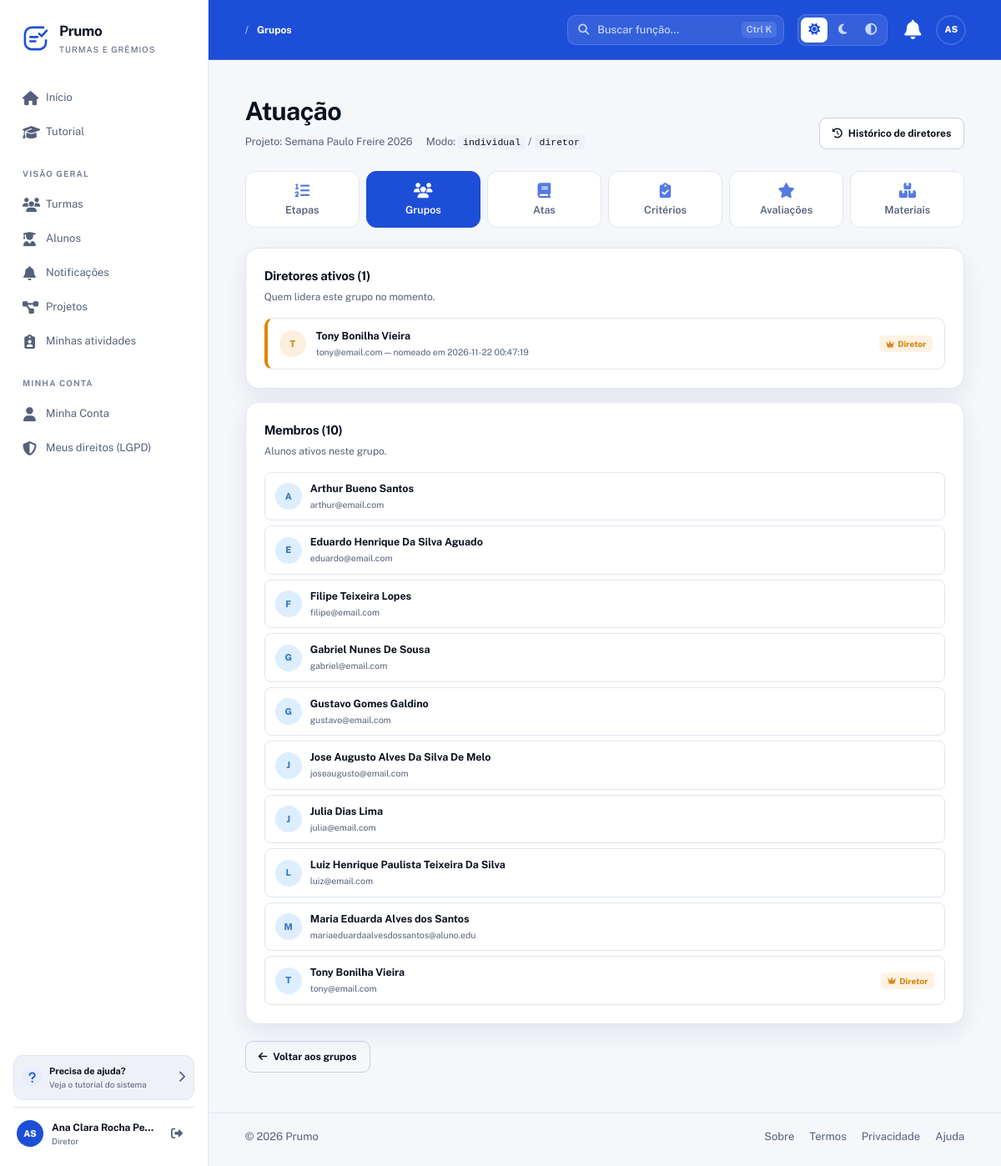
The page /Prumo/grupos/10 (signed in) on the database its author committed.
### tables this page shows
CREATE TABLE grupos (
  id INT AUTO_INCREMENT PRIMARY KEY,
  projeto_id INT NOT NULL,
  nome VARCHAR(150) NOT NULL,
  modo_avaliacao_grupo ENUM('individual','coletiva') DEFAULT 'individual',
  modo_avaliacao_por ENUM('diretor','representante','pares','autoavaliacao','misto') DEFAULT 'diretor',
  created_at TIMESTAMP DEFAULT CURRENT_TIMESTAMP,
  updated_at TIMESTAMP DEFAULT CURRENT_TIMESTAMP ON UPDATE CURRENT_TIMESTAMP,
  FOREIGN KEY (projeto_id) REFERENCES projetos(id) ON DELETE CASCADE,
  INDEX idx_grupos_projeto (projeto_id)
);

CREATE TABLE projetos (
  id INT AUTO_INCREMENT PRIMARY KEY,
  turma_id INT NOT NULL,
  nome VARCHAR(150) NOT NULL,
  descricao TEXT DEFAULT NULL,
  prazo DATE DEFAULT NULL,
  modo_avaliacao ENUM('etapa','cronograma') DEFAULT 'cronograma',
  encerrado TINYINT(1) DEFAULT 0,
  encerrado_em DATETIME DEFAULT NULL,
  encerrado_por INT DEFAULT NULL,
  created_at TIMESTAMP DEFAULT CURRENT_TIMESTAMP,
  updated_at TIMESTAMP DEFAULT CURRENT_TIMESTAMP ON UPDATE CURRENT_TIMESTAMP,
  FOREIGN KEY (turma_id) REFERENCES turmas(id) ON DELETE CASCADE,
  FOREIGN KEY (encerrado_por) REFERENCES usuarios(id) ON DELETE SET NULL,
  INDEX idx_projetos_turma (turma_id),
  INDEX idx_projetos_encerrado (encerrado)
);

CREATE TABLE grupo_diretores (
  id INT AUTO_INCREMENT PRIMARY KEY,
  grupo_id INT NOT NULL,
  usuario_id INT DEFAULT NULL,
  ativo TINYINT(1) DEFAULT 1,
  nomeado_por INT DEFAULT NULL,
  nomeado_em TIMESTAMP DEFAULT CURRENT_TIMESTAMP,
  removido_por INT DEFAULT NULL,
  removido_em DATETIME DEFAULT NULL,
  FOREIGN KEY (grupo_id) REFERENCES grupos(id) ON DELETE CASCADE,
  FOREIGN KEY (usuario_id) REFERENCES usuarios(id) ON DELETE SET NULL,
  FOREIGN KEY (nomeado_por) REFERENCES usuarios(id) ON DELETE SET NULL,
  FOREIGN KEY (removido_por) REFERENCES usuarios(id) ON DELETE SET NULL,
  INDEX idx_gd_grupo_ativo (grupo_id, ativo),
  INDEX idx_gd_usuario (usuario_id),
  INDEX idx_gd_ativo (ativo)
);

CREATE TABLE usuarios (
  id INT AUTO_INCREMENT PRIMARY KEY,
  nome VARCHAR(150) NOT NULL,
  email VARCHAR(150) NOT NULL UNIQUE,
  senha VARCHAR(255) NOT NULL,
  tipo ENUM('aluno','master') NOT NULL DEFAULT 'aluno',
  telefone VARCHAR(20) DEFAULT NULL,
  data_nascimento DATE DEFAULT NULL,
  email_confirmado TINYINT(1) NOT NULL DEFAULT 0,
  email_token VARCHAR(255) DEFAULT NULL,
  email_token_expira DATETIME DEFAULT NULL,
  primeiro_login TINYINT(1) NOT NULL DEFAULT 1,
  ativo TINYINT(1) NOT NULL DEFAULT 1,
  lgpd_aceito TINYINT(1) NOT NULL DEFAULT 0,
  lgpd_data DATETIME DEFAULT NULL,
  ultimo_acesso DATETIME DEFAULT NULL,
  created_at TIMESTAMP DEFAULT CURRENT_TIMESTAMP,
  updated_at TIMESTAMP DEFAULT CURRENT_TIMESTAMP ON UPDATE CURRENT_TIMESTAMP,
  INDEX idx_usuarios_email (email),
  INDEX idx_usuarios_tipo (tipo),
  INDEX idx_usuarios_ativo (ativo)
);

CREATE TABLE grupo_alunos (
  id INT AUTO_INCREMENT PRIMARY KEY,
  grupo_id INT NOT NULL,
  usuario_id INT NOT NULL,
  entrou_em TIMESTAMP DEFAULT CURRENT_TIMESTAMP,
  saiu_em DATETIME DEFAULT NULL,
  UNIQUE KEY unico_grupo_aluno (grupo_id, usuario_id),
  FOREIGN KEY (grupo_id) REFERENCES grupos(id) ON DELETE CASCADE,
  FOREIGN KEY (usuario_id) REFERENCES usuarios(id) ON DELETE CASCADE,
  INDEX idx_ga_usuario (usuario_id)
);

### app/Controllers/GrupoController.php (called while the page is built, shortened)
<?php
require_once __DIR__ . '/../Core/App.php';
require_once __DIR__ . '/../Models/Projeto.php';
require_once __DIR__ . '/../Models/Grupo.php';
class GrupoController
{
    private Projeto      $projeto;
    private Grupo        $grupo;
    private GrupoAluno   $membro;
    private GrupoDiretor $diretor;
    private TurmaUsuario $tu;
    public function __construct()
    {
        $this->projeto = new Projeto();
        $this->grupo   = new Grupo();
        $this->membro  = new GrupoAluno();
        $this->diretor = new GrupoDiretor();
        $this->tu      = new TurmaUsuario();
    }
    public function detalhe(int $id)
    {
        $grupo = $this->grupo->porId($id);
        $projeto = $this->projeto->porId((int) $grupo['projeto_id']);
        $podeEditar = $this->podeEditarProjeto($projeto) && !$projeto['encerrado'];
        $this->render('grupos/detalhe', [
            'grupo'      => $grupo,
            'projeto'    => $projeto,
            'membros'    => $this->membro->listarAtivos($id),
            'diretores'  => $this->diretor->listarAtivos($id),
            'candidatos' => $podeEditar
                ? $this->membro->candidatosNaTurma($id, (int) $projeto['turma_id'])
                : [],
            'podeEditar' => $podeEditar,
        ]);
    }
    private function podeEditarProjeto(array $projeto): bool
    {
        $u = $_SESSION['usuario'] ?? null;
        return $this->tu->ehRepresentante((int) $projeto['turma_id'], (int) $u['id']);
    }
    private function render(string $view, array $dados = []): void
    {
        extract($dados);
        require __DIR__ . '/../Views/' . $view . '.php';
    }
}

### app/Core/Router.php (called while the page is built, shortened)
<?php
require_once __DIR__ . '/App.php';
class Router
{
    private $routes = ['GET' => [], 'POST' => []];
    public function get($uri, $action, $roles = [])
    {
        $this->routes['GET'][$uri] = ['action' => $action, 'roles' => $roles];
    }
    public function post($uri, $action, $roles = [])
    {
        $this->routes['POST'][$uri] = ['action' => $action, 'roles' => $roles];
    }
    public function dispatch($requestUri)
    {
        $path     = parse_url($requestUri, PHP_URL_PATH);
        $basePath = App::getBasePath();
        if ($basePath && strpos($path, $basePath) === 0) {
            $path = substr($path, strlen($basePath));
        }
        $method = $_SERVER['REQUEST_METHOD'];
        $route  = $this->routes[$method][$path] ?? null;
        $params = [];
        if (!$route) {
            foreach ($this->routes[$method] as $routePath => $routeData) {
                if (str_contains($routePath, '{')) {
                    $pattern = preg_replace('#\{[a-zA-Z0-9_]+\}#', '([a-zA-Z0-9_\-\.]+)', $routePath);
                    $pattern = "#^" . $pattern . "$#";
                    if (preg_match($pattern, $path, $matches)) {
                        array_shift($matches);
                        $route  = $routeData;
                        $params = $matches;
                        break;
                    }
                }
            }
        }
        $action = $route['action'];
        [$controller, $methodName] = explode('@', $action);
        $controllerInstance = new $controller();
        $controllerInstance->$methodName(...$params);
    }
}

### public/index.php (called while the page is built, shortened)
<?php
require_once __DIR__ . '/../app/Core/App.php';
require_once __DIR__ . '/../app/Config/database.php';
require_once __DIR__ . '/../app/Core/Router.php';
$router = new Router();
$router->dispatch($_SERVER['REQUEST_URI']);

### app/Config/database.php (called while the page is built, shortened)
<?php
require_once __DIR__ . '/../Core/App.php';
class Database
{
    private static $connection = null;
    public static function getConnection()
    {
        if (self::$connection === null) {
            try {
                $host = App::get('DB_HOST', '127.0.0.1');
                $dbname = App::get('DB_NAME', 'ProjetoBase');
                $user = App::get('DB_USER', 'root');
                $pass = App::get('DB_PASS', '');
                $port = App::get('DB_PORT', '3306');
                if (strpos($host, ':') !== false) {
                    $dsn = "mysql:host={$host};dbname={$dbname};charset=utf8";
                } else {
                    $dsn = "mysql:host={$host};port={$port};dbname={$dbname};charset=utf8";
                }
                self::$connection = new PDO(
                    $dsn,
                    $user,
                    $pass,
                    [
                        PDO::ATTR_ERRMODE => PDO::ERRMODE_EXCEPTION,
                        PDO::ATTR_DEFAULT_FETCH_MODE => PDO::FETCH_ASSOC,
                        PDO::ATTR_EMULATE_PREPARES => false
                    ]
                );
            } catch (PDOException $e) {
                error_log("Erro de conexão com o banco: " . $e->getMessage());
                throw new Exception("Erro de conexão com o banco de dados: " . $e->getMessage());
            }
        }
        return self::$connection;
    }
}

### app/Core/Model.php (called while the page is built, shortened)
<?php
require_once __DIR__ . '/../Config/database.php';
class Model
{
    public function __construct()
    {
        $this->conn = Database::getConnection();
    }
}

### app/Models/Grupo.php (called while the page is built, shortened)
<?php
require_once __DIR__ . '/../Core/Model.php';
class Grupo extends Model
{
    public function porId(int $id): ?array
    {
        $stmt = $this->conn->prepare("
            SELECT g.*, p.nome AS projeto_nome, p.turma_id,
                   t.nome AS turma_nome, p.encerrado AS projeto_encerrado
            FROM grupos g
            INNER JOIN projetos p ON p.id = g.projeto_id
            INNER JOIN turmas t ON t.id = p.turma_id
            WHERE g.id = ? LIMIT 1
        ");
        $stmt->execute([$id]);
        return $stmt->fetch(PDO::FETCH_ASSOC) ?: null;
    }
}

### app/Core/App.php (called while the page is built, shortened)
<?php
class App
{
    private static $config = null;
    public static function init()
    {
        if (self::$config === null) {
            $envFile = __DIR__ . '/../../.env';
            self::$config = parse_ini_file($envFile);
        }
    }
    public static function get($key, $default = null)
    {
        return self::$config[$key] ?? $_ENV[$key] ?? $default;
    }
    public static function getName()
    {
        return self::get('APP_NAME', 'ProjetoBase');
    }
    public static function getBasePath()
    {
        return self::get('APP_BASE_PATH', '/' . self::getName());
    }
}

### app/Models/Projeto.php (called while the page is built, shortened)
<?php
require_once __DIR__ . '/../Core/Model.php';
class Projeto extends Model
{
    public function porId(int $id): ?array
    {
        $stmt = $this->conn->prepare("
            SELECT p.*, t.nome AS turma_nome, t.codigo_acesso AS turma_codigo,
                   u.nome AS encerrado_por_nome
            FROM projetos p
            INNER JOIN turmas t ON t.id = p.turma_id
            LEFT JOIN usuarios u ON u.id = p.encerrado_por
            WHERE p.id = ? LIMIT 1
        ");
        $stmt->execute([$id]);
        return $stmt->fetch(PDO::FETCH_ASSOC) ?: null;
    }
}

### app/Models/GrupoDiretor.php (called while the page is built, shortened)
<?php
require_once __DIR__ . '/../Core/Model.php';
class GrupoDiretor extends Model
{
    public function listarAtivos(int $grupoId): array
    {
        $stmt = $this->conn->prepare("
            SELECT gd.id, gd.usuario_id, gd.nomeado_em, u.nome, u.email
            FROM grupo_diretores gd
            INNER JOIN usuarios u ON u.id = gd.usuario_id
            WHERE gd.grupo_id = ? AND gd.ativo = 1
            ORDER BY gd.nomeado_em ASC
        ");
        $stmt->execute([$grupoId]);
        return $stmt->fetchAll(PDO::FETCH_ASSOC);
    }
}

### app/Models/GrupoAluno.php (called while the page is built, shortened)
<?php
require_once __DIR__ . '/../Core/Model.php';
class GrupoAluno extends Model
{
    public function listarAtivos(int $grupoId): array
    {
        $stmt = $this->conn->prepare("
            SELECT ga.id, ga.usuario_id, ga.entrou_em, u.nome, u.email
            FROM grupo_alunos ga
            INNER JOIN usuarios u ON u.id = ga.usuario_id
            WHERE ga.grupo_id = ? AND ga.saiu_em IS NULL
            ORDER BY u.nome ASC
        ");
        $stmt->execute([$grupoId]);
        return $stmt->fetchAll(PDO::FETCH_ASSOC);
    }
}

### app/Views/grupos/detalhe.php (the view, shortened to what this page needs)
<?php
require_once __DIR__ . '/../layouts/header.php';
require_once __DIR__ . '/../layouts/nav.php';
?>
<section class="hero-section">
    <div>
        <h1><?= h($grupo['nome']) ?></h1>
        <div class="grupo-hero-meta">
            <span>
                Projeto:
                <a href="<?= $basePath ?>/projetos/<?= (int) $projeto['id'] ?>"><?= h($projeto['nome']) ?></a>
            </span>
            <span>
                Modo: <code><?= h($grupo['modo_avaliacao_grupo']) ?></code>
                / <code><?= h($grupo['modo_avaliacao_por']) ?></code>
            </span>
        </div>
    </div>
    <div class="hero-actions">
        <a class="button button-secondary" href="<?= $basePath ?>/grupos/<?= (int) $grupo['id'] ?>/diretores/historico">
            <i class="fas fa-history"></i> Histórico de diretores
        </a>
    </div>
</section>
<?php require __DIR__ . '/../projetos/_nav.php'; ?>
<section class="panel mb-16">
    <div class="panel-header">
        <div>
            <h2>Diretores ativos (<?= count($diretores) ?>)</h2>
            <p>Quem lidera este grupo no momento.</p>
        </div>
    </div>
    <?php if (empty($diretores)): ?>
        <p class="text-muted">Nenhum diretor nomeado.</p>
    <?php else: ?>
        <div class="diretores-lista">
            <?php foreach ($diretores as $d): ?>
                <div class="diretor-item">
                    <span class="avatar"><?= strtoupper(substr($d['nome'], 0, 1)) ?></span>
                    <div class="diretor-info">
                        <strong><?= h($d['nome']) ?></strong>
                        <small>
                            <?= h($d['email']) ?>
                            — nomeado em <?= h($d['nomeado_em']) ?>
                        </small>
                    </div>
                    <span class="badge badge-yellow"><i class="fas fa-crown"></i> Diretor</span>
                </div>
            <?php endforeach; ?>
        </div>
    <?php endif; ?>
</section>
<section class="panel">
    <div class="panel-header">
        <div>
            <h2>Membros (<?= count($membros) ?>)</h2>
            <p>Alunos ativos neste grupo.</p>
        </div>
    </div>
    <?php if (empty($membros)): ?>
        <p class="text-muted">Nenhum membro.</p>
    <?php else: ?>
        <div class="membros-lista">
            <?php foreach ($membros as $m): ?>
                <?php
                $ehDiretor = false;
                foreach ($diretores as $d) {
                    if ((int) $d['usuario_id'] === (int) $m['usuario_id']) { $ehDiretor = true; break; }
                }
                ?>
                <div class="membro-item">
                    <span class="avatar avatar-blue"><?= strtoupper(substr($m['nome'], 0, 1)) ?></span>
                    <div class="membro-info">
                        <strong><?= h($m['nome']) ?></strong>
                        <small><?= h($m['email']) ?></small>
                    </div>
                    <?php if ($ehDiretor): ?>
                        <span class="badge badge-yellow"><i class="fas fa-crown"></i> Diretor</span>
                    <?php endif; ?>
                </div>
            <?php endforeach; ?>
        </div>
    <?php endif; ?>
</section>
<p class="mt-20">
    <a class="button button-ghost" href="<?= $basePath ?>/projetos/<?= (int) $projeto['id'] ?>/grupos">
        <i class="fas fa-arrow-left"></i> Voltar aos grupos
    </a>
</p>
<?php require_once __DIR__ . '/../layouts/footer.php'; ?>

### rows shown on the page
grupos: nome "Atuação", modo_avaliacao_grupo "individual", modo_avaliacao_por "diretor"
projetos: nome "Semana Paulo Freire 2026"
grupo_diretores: usuario.nome "T", usuario.nome "Tony Bonilha Vieira", usuario.email "tony@email.com", nomeado_em "2026-11-22 00:47:19"
grupo_alunos: usuario.nome "A", usuario.nome "Arthur Bueno Santos", usuario.email "arthur@email.com"
grupo_alunos: usuario.nome "E", usuario.nome "Eduardo Henrique Da Silva Aguado", usuario.email "eduardo@email.com"
grupo_alunos: usuario.nome "F", usuario.nome "Filipe Teixeira Lopes", usuario.email "filipe@email.com"
grupo_alunos: usuario.nome "G", usuario.nome "Gabriel Nunes De Sousa", usuario.email "gabriel@email.com"
grupo_alunos: usuario.nome "G", usuario.nome "Gustavo Gomes Galdino", usuario.email "gustavo@email.com"
grupo_alunos: usuario.nome "J", usuario.nome "Jose Augusto Alves Da Silva De Melo", usuario.email "joseaugusto@email.com"
grupo_alunos: usuario.nome "J", usuario.nome "Julia Dias Lima", usuario.email "julia@email.com"
grupo_alunos: usuario.nome "L", usuario.nome "Luiz Henrique Paulista Teixeira Da Silva", usuario.email "luiz@email.com"
grupo_alunos: usuario.nome "M", usuario.nome "Maria Eduarda Alves dos Santos", usuario.email "mariaeduardaalvesdossantos@aluno.edu"
grupo_alunos: usuario.nome "T", usuario.nome "Tony Bonilha Vieira", usuario.email "tony@email.com", shows "Diretor"

### other values the page prints
$appName "Prumo"
$label "Início"
$label "Tutorial"
$secao "VISÃO GERAL"
$label "Turmas"
$label "Alunos"
$label "Notificações"
$label "Projetos"
$label "Minhas atividades"
$secao "MINHA CONTA"
$label "Minha Conta"
$label "Meus direitos (LGPD)"
$iniciais "AS"
$usuario['nome'] "Ana Clara Rocha Pe…"
$papelExibido "Diretor"
